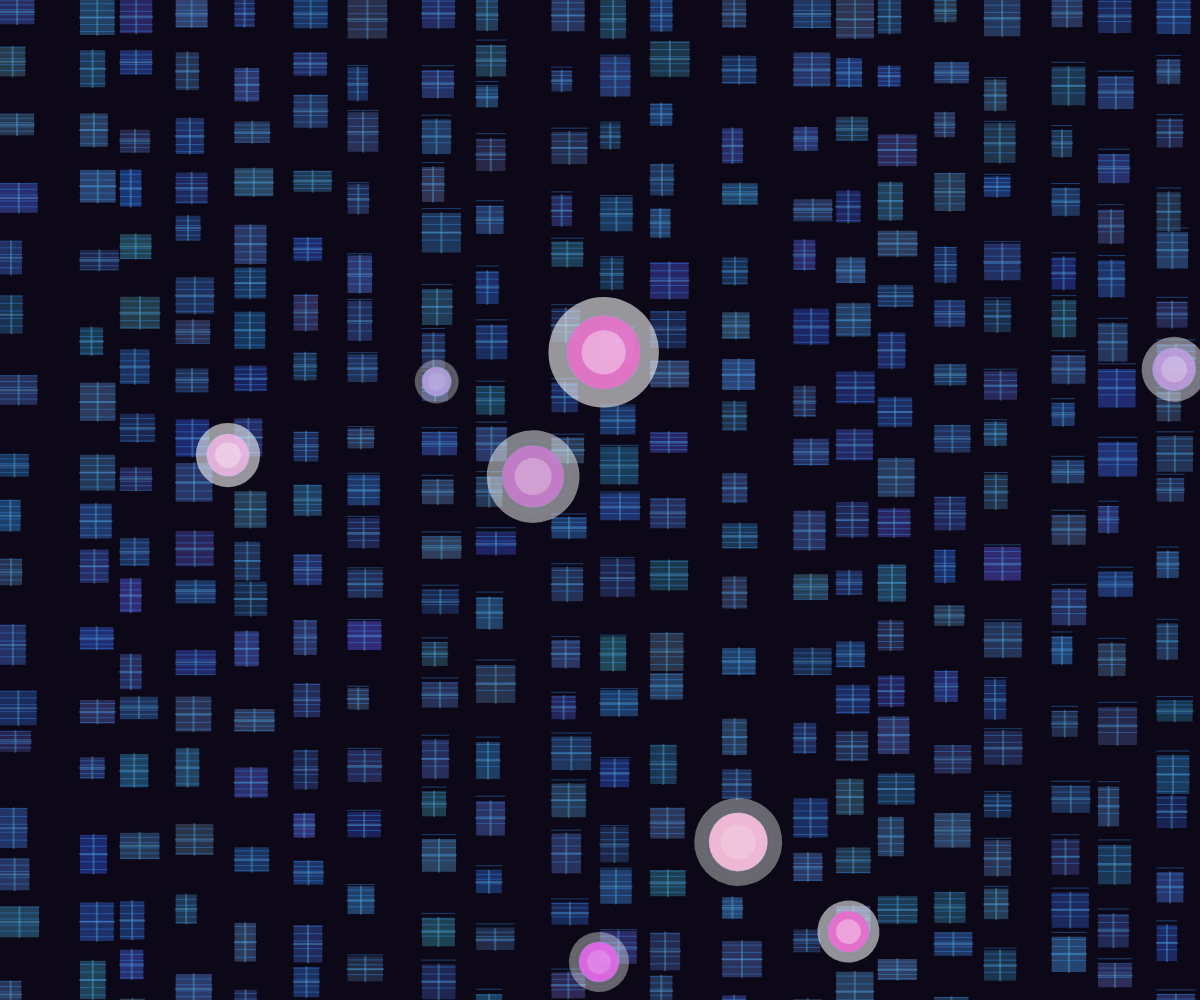
Frame 1 (no input)
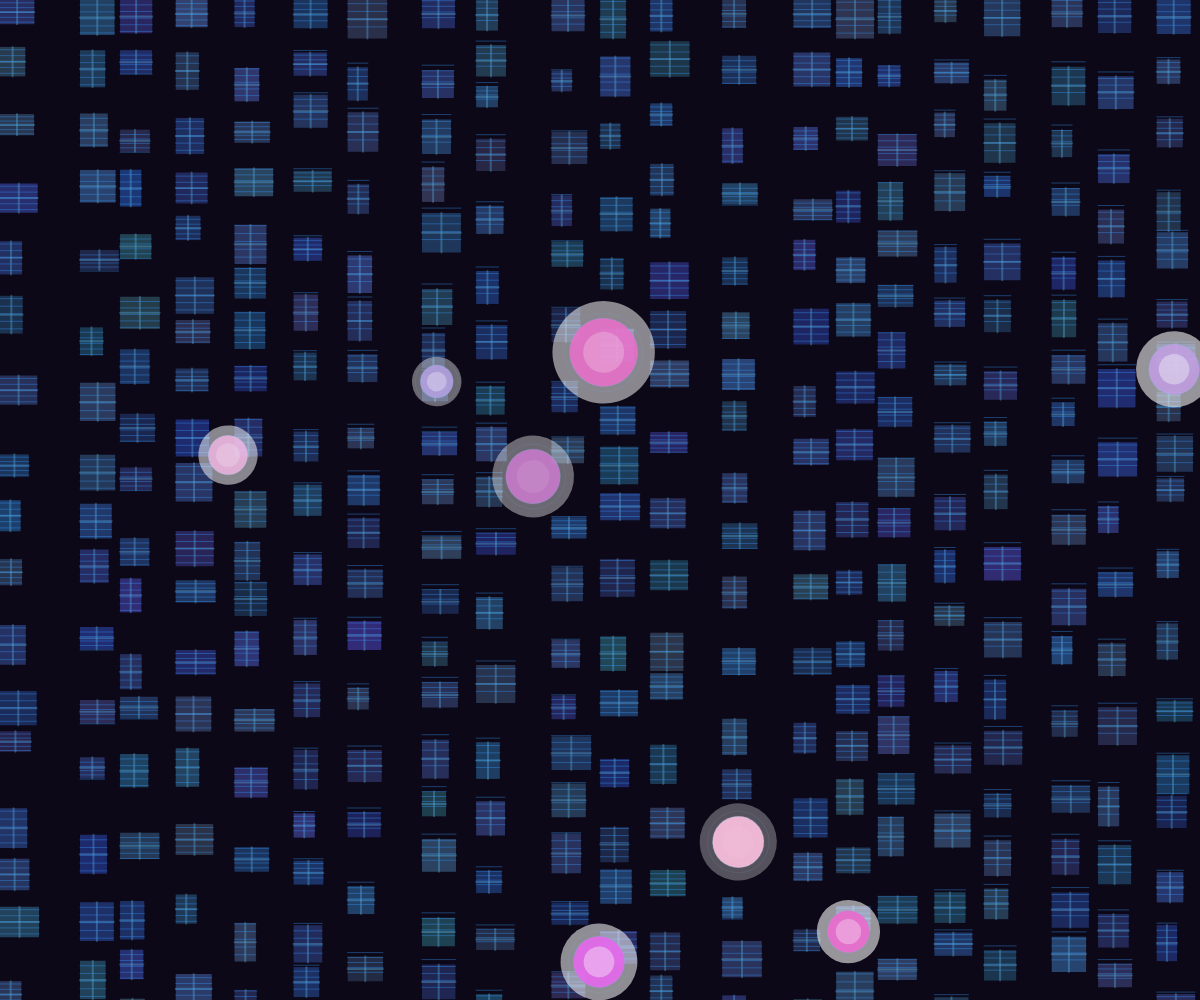
Frame 60 (no input)
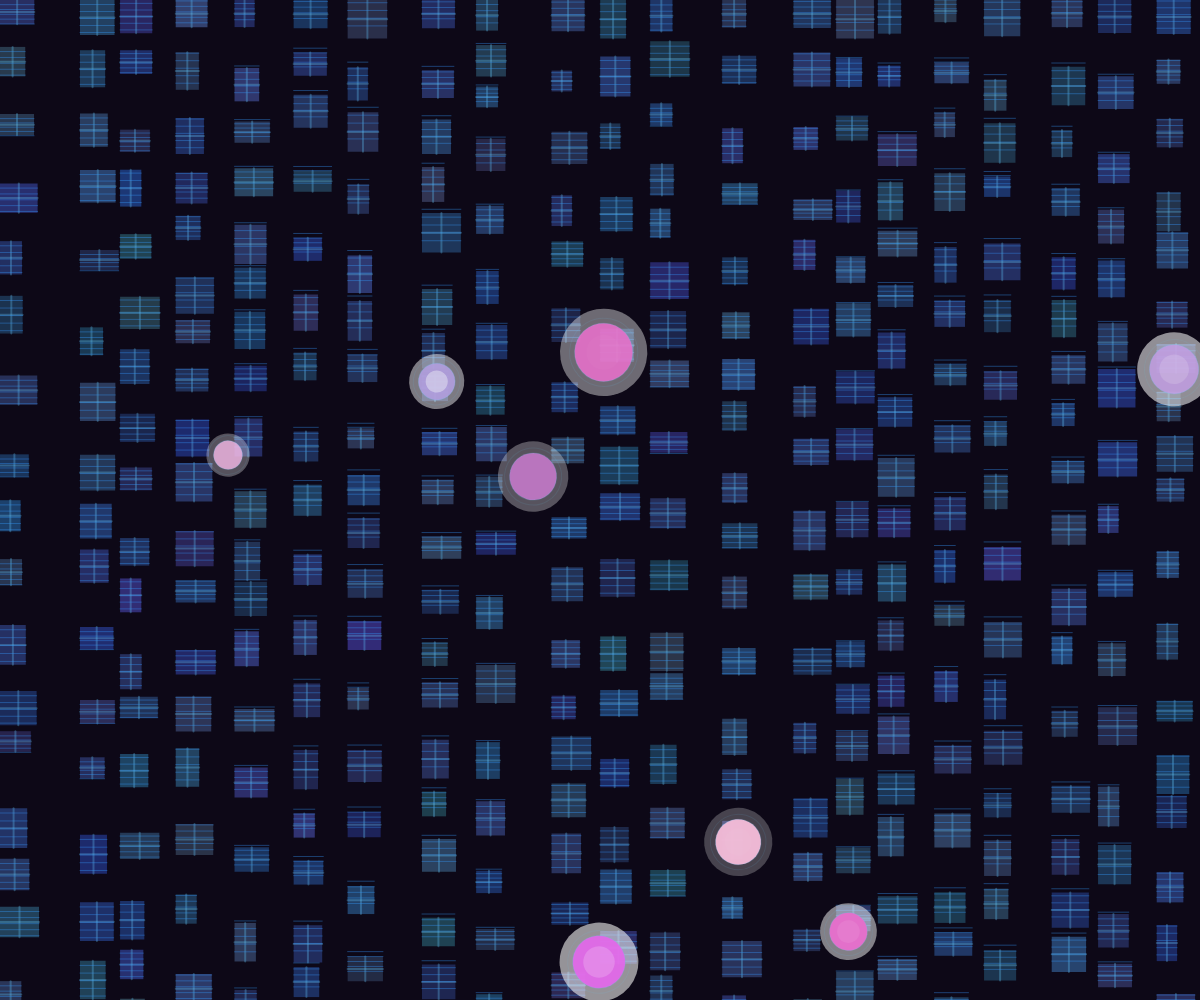
Frame 120 (the mouse pressed at the canvas centre since frame 60)

The p5.js sketch that drew these frames (run headless with seeded random() and noise() and a simulated clock; from frame 60 on, the mouse is pressed at the canvas centre):

// p5.js sketch
// ── sketch.js
let circuits = [];
let worlds = [];
let time = 0;

function setup() {
  createCanvas(windowWidth, windowHeight);
  pixelDensity(1);
  
  // Create circuit board grid
  for (let x = 0; x < width; x += random(40, 80)) {
    for (let y = 0; y < height; y += random(40, 80)) {
      circuits.push({
        x: x,
        y: y,
        width: random(20, 40),
        height: random(20, 40),
        color: color(random(30, 60), random(50, 90), random(100, 150), random(150, 200)),
        pulse: random(TWO_PI)
      });
    }
  }
  
  // Create miniature worlds
  for (let i = 0; i < 8; i++) {
    worlds.push({
      x: random(width),
      y: random(height),
      size: random(30, 70),
      color: color(random(150, 255), random(100, 200), random(200, 255), random(200, 255)),
      pulse: random(TWO_PI),
      speed: random(0.005, 0.02),
      rotation: random(TWO_PI),
      glow: random(100, 200)
    });
  }
}

function draw() {
  time += 0.01;
  
  // Dark retro-futuristic background
  background(10, 5, 20);
  
  // Draw flowing liquid circuitry
  for (let circuit of circuits) {
    circuit.pulse += 0.02;
    
    // Draw circuit board pattern
    fill(circuit.color);
    noStroke();
    rect(circuit.x, circuit.y, circuit.width, circuit.height);
    
    // Draw glowing connections
    stroke(100, 200, 255, 80);
    strokeWeight(2);
    line(circuit.x + circuit.width/2, circuit.y, 
         circuit.x + circuit.width/2, circuit.y + circuit.height);
    line(circuit.x, circuit.y + circuit.height/2, 
         circuit.x + circuit.width, circuit.y + circuit.height/2);
    
    // Draw flowing liquid effect
    let flowOffset = sin(time + circuit.x * 0.01) * 5;
    stroke(50, 150, 255, 100);
    strokeWeight(1);
    for (let i = 0; i < 5; i++) {
      let y = circuit.y + i * (circuit.height / 5) + flowOffset;
      line(circuit.x, y, circuit.x + circuit.width, y);
    }
  }
  
  // Draw miniature worlds
  for (let world of worlds) {
    world.pulse += world.speed;
    world.rotation += 0.002;
    
    push();
    translate(world.x, world.y);
    rotate(world.rotation);
    
    // Glow effect
    let glowSize = world.size * (1 + sin(world.pulse) * 0.3);
    let glowAlpha = map(sin(world.pulse), -1, 1, 50, 150);
    
    fill(255, 255, 255, glowAlpha);
    noStroke();
    ellipse(0, 0, glowSize * 1.5, glowSize * 1.5);
    
    // World body
    fill(world.color);
    ellipse(0, 0, glowSize, glowSize);
    
    // Bioluminescent details
    let detail = sin(world.pulse + time) * 0.5 + 0.5;
    fill(255, 255, 255, detail * 100);
    ellipse(0, 0, glowSize * 0.6, glowSize * 0.6);
    
    // Draw pulsing rings
    for (let i = 0; i < 3; i++) {
      let ringSize = glowSize + i * 10;
      let ringAlpha = map(i, 0, 2, 50, 0);
      stroke(100, 200, 255, ringAlpha);
      strokeWeight(1);
      noFill();
      ellipse(0, 0, ringSize, ringSize);
    }
    
    pop();
  }
  
  // Draw overall glow overlay
  blendMode(DIFFERENCE);
  fill(255, 255, 255, 5);
  noStroke();
  rect(0, 0, width, height);
  blendMode(BLEND);
}

function windowResized() {
  resizeCanvas(windowWidth, windowHeight);
}
